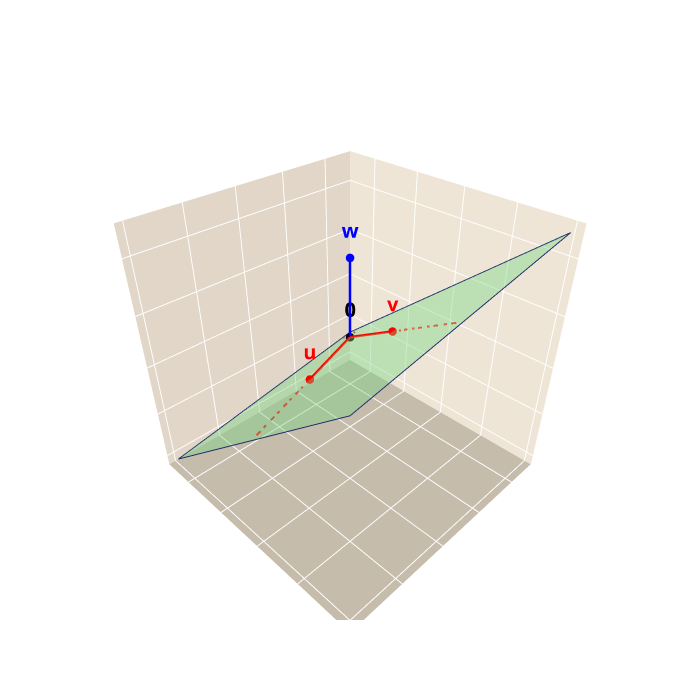

Notebook source saved alongside this figure:
### Code cell
# Define the domain
xp = np.linspace(-0.5, 4, 50)
yp = np.linspace(-0.5, 4, 50)
X, Y = np.meshgrid(xp, yp)

#x-,y- and z-coordinates of points v, u, w and 0, and the colors for them.
x = [1, 2, 1, 0]
y = [2, 1, 1, 0]
z = [3, 1, 5, 0]
color=['red','red','blue','black']

# Define the plane equation
Z = (5*Y-X)/3

fig = go.Figure()

# Draw plane
fig.add_trace(go.Surface(
    x=xp, y=yp, z=Z,
    colorscale=[[0, '#70D27D'], [1, '#70D27D']],
    opacity=0.4,
    showscale=False
))

# Plot the points
fig.add_trace(go.Scatter3d(
    x=x,
    y=y,
    z=z,
    mode='markers',
    marker=dict(size=5, color=color)
))

# Plot the vector segments
fig.add_trace(go.Scatter3d(x=[0,1],y=[0,2],z=[0,3],mode='lines', line=dict(color='red', width=5)))
fig.add_trace(go.Scatter3d(x=[0,2],y=[0,1],z=[0,1],mode='lines', line=dict(color='red', width=5)))
fig.add_trace(go.Scatter3d(x=[0,1],y=[0,1],z=[0,5],mode='lines', line=dict(color='blue', width=5)))
        
# Image size and axes colors
fig.update_layout(
    width=700,
    height=700,
    showlegend=False,
    scene=dict(
        aspectmode='cube',

        xaxis=dict(
            showbackground=True, showgrid=True,title='',
            backgroundcolor='rgba(220,210,195,0.92)',
            showline=True, linecolor='rgba(120,120,120,0.4)', linewidth=1,
            ticks='', zeroline=False,showticklabels=False
        ),
        yaxis=dict(
            showbackground=True, showgrid=True,title='',
            backgroundcolor='rgba(205,195,180,0.92)',
            showline=True, linecolor='rgba(120,120,120,0.4)', linewidth=1,
            ticks='', zeroline=False,showticklabels=False
        ),
        zaxis=dict(
            showbackground=True, showgrid=True,title='',
            backgroundcolor='rgba(185,175,160,0.95)',
            showline=True, linecolor='rgba(120,120,120,0.4)', linewidth=1,
            ticks='', zeroline=False,showticklabels=False
        )
    )
)

#  Draw lines along u and v
xl=np.linspace(-0.2, 2, 50)
yl=2*xl
zl=3*xl
fig.add_trace(go.Scatter3d(x=xl, y=yl, z=zl, mode='lines', opacity=0.7,
                           line=dict(color='#D93319', width=4,dash='longdashdot')))
xl=np.linspace(-0.3, 4, 50)
yl=xl/2
zl=xl/2
fig.add_trace(go.Scatter3d(x=xl, y=yl, z=zl, mode='lines', opacity=0.7,
                           line=dict(color='#D93319', width=4,dash='longdashdot')))


# Draw the boundary of the plane
xb = np.array([-0.5,  4,  4, -0.5, -0.5])
yb = np.array([-0.5, -0.5,  4,  4, -0.5])
zb3 = (5*yb-xb)/3

fig.add_trace(go.Scatter3d(
    x=xb, y=yb, z=zb3,
    mode='lines',
    line=dict(color='#1F2A6A', width=2),
    showlegend=False
))

# Adding the text
text=["<b>v</b>", "<b>u</b>", "<b>w</b>", "<b>0</b>"]
fig.add_trace(go.Scatter3d(
    x=x,
    y=y,
    z=z,
    text=text,
    mode='text', 
    textfont=dict(size=20, color=color)
))
fig.show()

### Figure 1 — Plotly figure (JSON) as saved in the notebook; plotly's stock layout.template omitted (floating-point values rounded to 4 significant figures; data arrays with more than 128 entries replaced by an {"elided": "..."} marker saying what was removed)
{"data": [{"colorscale": [[0, "#70D27D"], [1, "#70D27D"]], "opacity": 0.4, "showscale": false, "type": "surface", "x": [-0.5, -0.4082, -0.3163, -0.2245, -0.1327, -0.04082, 0.05102, 0.1429, 0.2347, 0.3265, 0.4184, 0.5102, 0.602, 0.6939, 0.7857, 0.8776, 0.9694, 1.061, 1.153, 1.245, 1.337, 1.429, 1.52, 1.612, 1.704, 1.796, 1.888, 1.98, 2.071, 2.163, 2.255, 2.347, 2.439, 2.531, 2.622, 2.714, 2.806, 2.898, 2.99, 3.082, 3.173, 3.265, 3.357, 3.449, 3.541, 3.633, 3.724, 3.816, 3.908, 4.0], "y": [-0.5, -0.4082, -0.3163, -0.2245, -0.1327, -0.04082, 0.05102, 0.1429, 0.2347, 0.3265, 0.4184, 0.5102, 0.602, 0.6939, 0.7857, 0.8776, 0.9694, 1.061, 1.153, 1.245, 1.337, 1.429, 1.52, 1.612, 1.704, 1.796, 1.888, 1.98, 2.071, 2.163, 2.255, 2.347, 2.439, 2.531, 2.622, 2.714, 2.806, 2.898, 2.99, 3.082, 3.173, 3.265, 3.357, 3.449, 3.541, 3.633, 3.724, 3.816, 3.908, 4.0], "z": {"elided": "50x50 float values"}}, {"marker": {"color": ["red", "red", "blue", "black"], "size": 5}, "mode": "markers", "type": "scatter3d", "x": [1, 2, 1, 0], "y": [2, 1, 1, 0], "z": [3, 1, 5, 0]}, {"line": {"color": "red", "width": 5}, "mode": "lines", "type": "scatter3d", "x": [0, 1], "y": [0, 2], "z": [0, 3]}, {"line": {"color": "red", "width": 5}, "mode": "lines", "type": "scatter3d", "x": [0, 2], "y": [0, 1], "z": [0, 1]}, {"line": {"color": "blue", "width": 5}, "mode": "lines", "type": "scatter3d", "x": [0, 1], "y": [0, 1], "z": [0, 5]}, {"line": {"color": "#D93319", "dash": "longdashdot", "width": 4}, "mode": "lines", "opacity": 0.7, "type": "scatter3d", "x": [-0.2, -0.1551, -0.1102, -0.06531, -0.02041, 0.02449, 0.06939, 0.1143, 0.1592, 0.2041, 0.249, 0.2939, 0.3388, 0.3837, 0.4286, 0.4735, 0.5184, 0.5633, 0.6082, 0.6531, 0.698, 0.7429, 0.7878, 0.8327, 0.8776, 0.9224, 0.9673, 1.012, 1.057, 1.102, 1.147, 1.192, 1.237, 1.282, 1.327, 1.371, 1.416, 1.461, 1.506, 1.551, 1.596, 1.641, 1.686, 1.731, 1.776, 1.82, 1.865, 1.91, 1.955, 2.0], "y": [-0.4, -0.3102, -0.2204, -0.1306, -0.04082, 0.04898, 0.1388, 0.2286, 0.3184, 0.4082, 0.498, 0.5878, 0.6776, 0.7673, 0.8571, 0.9469, 1.037, 1.127, 1.216, 1.306, 1.396, 1.486, 1.576, 1.665, 1.755, 1.845, 1.935, 2.024, 2.114, 2.204, 2.294, 2.384, 2.473, 2.563, 2.653, 2.743, 2.833, 2.922, 3.012, 3.102, 3.192, 3.282, 3.371, 3.461, 3.551, 3.641, 3.731, 3.82, 3.91, 4.0], "z": [-0.6, -0.4653, -0.3306, -0.1959, -0.06122, 0.07347, 0.2082, 0.3429, 0.4776, 0.6122, 0.7469, 0.8816, 1.016, 1.151, 1.286, 1.42, 1.555, 1.69, 1.824, 1.959, 2.094, 2.229, 2.363, 2.498, 2.633, 2.767, 2.902, 3.037, 3.171, 3.306, 3.441, 3.576, 3.71, 3.845, 3.98, 4.114, 4.249, 4.384, 4.518, 4.653, 4.788, 4.922, 5.057, 5.192, 5.327, 5.461, 5.596, 5.731, 5.865, 6.0]}, {"line": {"color": "#D93319", "dash": "longdashdot", "width": 4}, "mode": "lines", "opacity": 0.7, "type": "scatter3d", "x": [-0.3, -0.2122, -0.1245, -0.03673, 0.05102, 0.1388, 0.2265, 0.3143, 0.402, 0.4898, 0.5776, 0.6653, 0.7531, 0.8408, 0.9286, 1.016, 1.104, 1.192, 1.28, 1.367, 1.455, 1.543, 1.631, 1.718, 1.806, 1.894, 1.982, 2.069, 2.157, 2.245, 2.333, 2.42, 2.508, 2.596, 2.684, 2.771, 2.859, 2.947, 3.035, 3.122, 3.21, 3.298, 3.386, 3.473, 3.561, 3.649, 3.737, 3.824, 3.912, 4.0], "y": [-0.15, -0.1061, -0.06224, -0.01837, 0.02551, 0.06939, 0.1133, 0.1571, 0.201, 0.2449, 0.2888, 0.3327, 0.3765, 0.4204, 0.4643, 0.5082, 0.552, 0.5959, 0.6398, 0.6837, 0.7276, 0.7714, 0.8153, 0.8592, 0.9031, 0.9469, 0.9908, 1.035, 1.079, 1.122, 1.166, 1.21, 1.254, 1.298, 1.342, 1.386, 1.43, 1.473, 1.517, 1.561, 1.605, 1.649, 1.693, 1.737, 1.781, 1.824, 1.868, 1.912, 1.956, 2.0], "z": [-0.15, -0.1061, -0.06224, -0.01837, 0.02551, 0.06939, 0.1133, 0.1571, 0.201, 0.2449, 0.2888, 0.3327, 0.3765, 0.4204, 0.4643, 0.5082, 0.552, 0.5959, 0.6398, 0.6837, 0.7276, 0.7714, 0.8153, 0.8592, 0.9031, 0.9469, 0.9908, 1.035, 1.079, 1.122, 1.166, 1.21, 1.254, 1.298, 1.342, 1.386, 1.43, 1.473, 1.517, 1.561, 1.605, 1.649, 1.693, 1.737, 1.781, 1.824, 1.868, 1.912, 1.956, 2.0]}, {"line": {"color": "#1F2A6A", "width": 2}, "mode": "lines", "showlegend": false, "type": "scatter3d", "x": [-0.5, 4.0, 4.0, -0.5, -0.5], "y": [-0.5, -0.5, 4.0, 4.0, -0.5], "z": [-0.6667, -2.167, 5.333, 6.833, -0.6667]}, {"mode": "text", "text": ["<b>v</b>", "<b>u</b>", "<b>w</b>", "<b>0</b>"], "textfont": {"color": ["red", "red", "blue", "black"], "size": 20}, "type": "scatter3d", "x": [1, 2, 1, 0], "y": [2, 1, 1, 0], "z": [3, 1, 5, 0]}], "layout": {"height": 700, "scene": {"aspectmode": "cube", "xaxis": {"backgroundcolor": "rgba(220,210,195,0.92)", "linecolor": "rgba(120,120,120,0.4)", "linewidth": 1, "showbackground": true, "showgrid": true, "showline": true, "showticklabels": false, "ticks": "", "title": {"text": ""}, "zeroline": false}, "yaxis": {"backgroundcolor": "rgba(205,195,180,0.92)", "linecolor": "rgba(120,120,120,0.4)", "linewidth": 1, "showbackground": true, "showgrid": true, "showline": true, "showticklabels": false, "ticks": "", "title": {"text": ""}, "zeroline": false}, "zaxis": {"backgroundcolor": "rgba(185,175,160,0.95)", "linecolor": "rgba(120,120,120,0.4)", "linewidth": 1, "showbackground": true, "showgrid": true, "showline": true, "showticklabels": false, "ticks": "", "title": {"text": ""}, "zeroline": false}}, "showlegend": false, "width": 700}}
